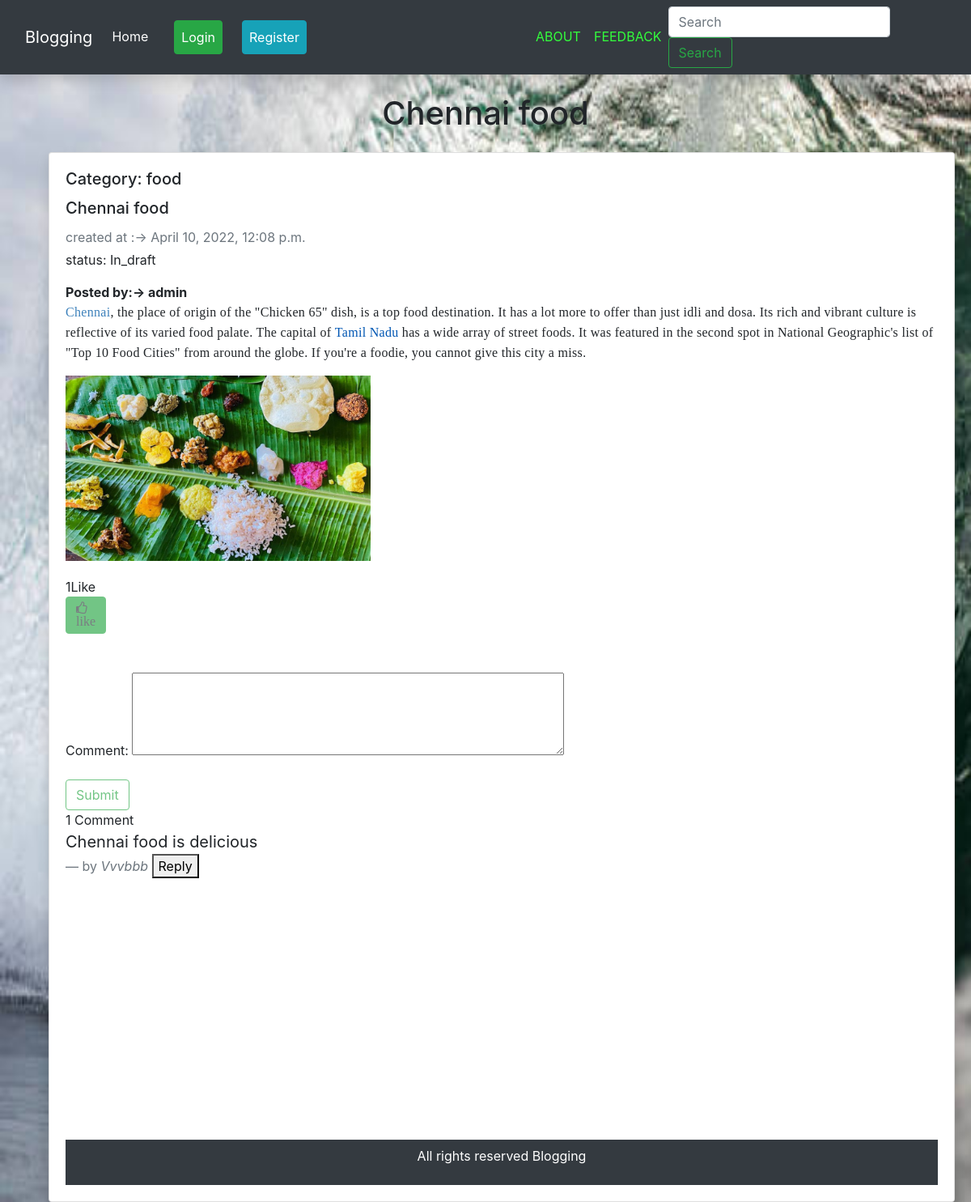
The page /blog_detail/78 on the database its author committed.
### easyblogging/models.py (models this page shows, shortened)
class BlogModel(models.Model):
    title=models.CharField(max_length=1000)
    content =HTMLField()
    slug=models.SlugField(max_length=1000, null=True , blank=True)
    image=models.ImageField(upload_to='images/',blank=True,null=True)
    likes=models.ManyToManyField(User,related_name='likes',blank=True)
    created_at=models.DateTimeField(auto_now_add=True,null=True)
    publish = models.BooleanField(default=False)
    published = models.DateTimeField(auto_now=True)
    author = models.ForeignKey(User, on_delete=models.CASCADE)
    categories = models.ManyToManyField('Category', related_name='posts')
    def __init__(self, *args, **kwargs):
        super(BlogModel, self).__init__(*args, **kwargs)
        self.old_publish = self.publish
    def total_likes(self):
        return self.likes.count()

class Category(models.Model):
    name = models.CharField(max_length=50)

class Comment(models.Model):
    post=models.ForeignKey(BlogModel,on_delete=models.CASCADE)
    user=models.ForeignKey(User,on_delete=models.CASCADE)
    comment=models.TextField(max_length=160)
    reply=models.ForeignKey('self',null=True,related_name="replies",on_delete=models.CASCADE)
    timestamp=models.DateTimeField(auto_now_add=True)

### easyblogging/views.py (the view, shortened to what this page needs)
# urls.py: path('blog_detail/<int:id>',blog_detail,name='blog_detail'),
def blog_detail(request,id):
    blog = BlogModel.objects.get(id=id)
    post=BlogModel.objects.get(id=id)
    comments= Comment.objects.filter(post=post,reply=None).order_by('-id')
    is_liked = False
    if blog.likes.filter(id=request.user.id).exists():
        is_liked = True
    comment_form = CommentForm(request.POST or None)
    context = {'blog': blog, 'is_liked': is_liked, 'total_likes': blog.total_likes(), 'comments':comments , 'comment_form': comment_form,}
    return render(request,'blog_detail.html',context)

### easyblogging/forms.py
class CommentForm(forms.ModelForm):
    class Meta:
        model = Comment
        fields= {'comment',}
        widgets = {
            'comment': forms.Textarea(attrs={'rows': 4, 'cols': 50}),
        }

### templates/blog_detail.html (shortened to what this page needs)
{% extends "base.html" %}
     {% load static %}
{%block content%}
<div class="container">
    <h1 class='text-center my-4'>{{blog.title}}</h1>
     <div class="col-lg-12">
            <div class="card shadow" style="width: 70rem;">
                <div class="card-body">
                      {% for categroy in blog.categories.all %}
                      <h5 class="card-title">Category: {{categroy.name}}</h5>
                      {% endfor %}
                   <h5 class="card-title">{{blog.title}}</h5>
                   <div class="mb-1 text-muted ">created at :-> {{blog.created_at}}</div>
                    {% if blog.publish == True  %}<p>status: Published</p>{%else %}<p>status: In_draft</p> {% endif %}
                   <b>Posted by:-> {{blog.author}}</b>
                   <p class="card-text">{{blog.content|safe}}</p>
                   <img src="{{ blog.image.url }}"class="responsive-img" alt="{{blog.title}}"style="width: 35%;margin-bottom: 20px;">
                    <br>
                    {{total_likes}}Like{{total_likes|pluralize}}
                   <form action="{% url 'like_post' blog.id %}" method="POST" >
              {% if is_liked %}
                <button class="fa fa-thumbs-o-down btn btn-danger text-dark d-flex flex-column position-static"  type="submit" name="id" value="{{blog.id}}"{% if not user.is_authenticated %} disabled {% endif %} >Dislike</button>
              {% else %}
                <button  class="fa fa-thumbs-o-up btn btn-success text-dark d-flex flex-column position-static " type="submit" name="id" value="{{blog.id}}"{% if not user.is_authenticated %} disabled {% endif %} >like </button>
              {% endif %}
              </form>
             <br/><br>
                <form method="post" >
                    {{comment_form.as_p }}
                <input type="submit" value="Submit" class="btn btn-outline-success" {% if not user.is_authenticated %} disabled {% endif %}>
                </form>
              <div class="main.comment.section">
                  {{comments.count}} Comment{{comments|pluralize }}
                  {% for comment in comments %}
                  <blockquote class="blockquote">
                    <p class="mb-0">{{comment.comment}}</p>
                      <a class="blockquote-footer">by <cite title="Source Title">{{comment.user|capfirst}}</cite> <button id="a{{comment.id}}" onclick="myFunction(this.id)">Reply</button></a>
                  </blockquote>
                  {% endfor %}
   {% endblock content %}

### rows shown on the page
BlogModel: title "Chennai food", created_at "April 10, 2022, 12:08 p.m.", author "admin", content "Chennai , the place of origin of the \"Chicken 65\" dish, is a top food destination. It has a lot more to offer than just idli and dosa. Its rich and vibrant culture is reflective of its varied food palate. The capital of Tamil Nadu has a wide array of street foods. It was featured in the second spot in National Geographic's list of \"Top 10 Food Cities\" from around the globe. If you're a foodie, you cannot give this city a miss .", image (picture)
Category: name "food"
Comment: comment "Chennai food is delicious", user "Vvvbbb"

### other values the page prints
{{ total_likes }} "1"
{{ comments.count }} "1"
